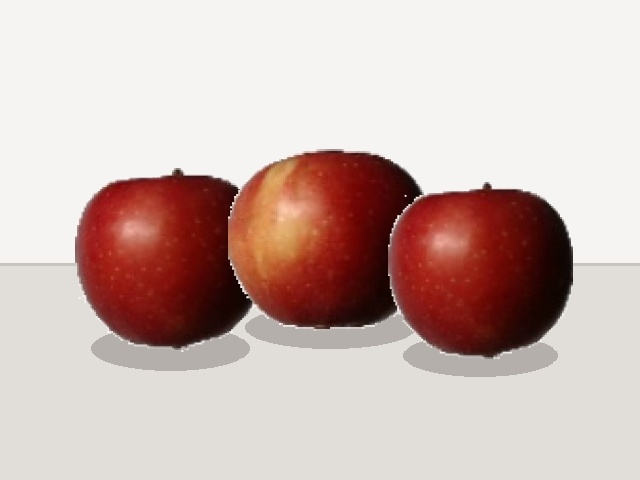
#> input picture samples/sample_apples.jpg, 640 x 480 px
$ python -i feature_extractor.py   (imports and definitions only)   (older library calls are emulated)
#> lines starting #> are read from the running program, lines starting #| are printed output that depends on the picture; after the words box and inside, x2 and y2 are one past the last pixel; in counts of white or black regions, pixels touching at a corner belong together
"""
FreshAI - Stage 4: Color & Texture Feature Extraction
Tool: OpenCV + NumPy

Objective:
Extract measurable numerical color and texture features from the detected produce crop:
• Color Analysis: RGB, HSV, CIELAB color spaces + Percentage of color regions (green, yellow, red, brown, dark, mold).
• Texture Analysis: GLCM features (Contrast, Dissimilarity, Homogeneity, Energy, Correlation) + Surface roughness.

Processing Flow:
Detected / Cropped Produce
 │
 ▼
 Image Preprocessing
 │
 ┌─────┴──────┐
 ▼             ▼
Color Analysis Texture Analysis
 │             │
 ▼             ▼
RGB / HSV / LAB GLCM Features
 │             │
 └─────┬──────┘
       ▼
 Numerical Features
       │
       ▼
 Feature Vector
"""

import math
from dataclasses import dataclass, field
from typing import Dict, Any, List, Optional, Tuple, Union
import numpy as np
from PIL import Image

try:
    import cv2
    CV2_AVAILABLE = True
except ImportError:
    CV2_AVAILABLE = False


@dataclass
class ColorFeatures:
    # RGB Space
    mean_r: float = 0.0
    mean_g: float = 0.0
    mean_b: float = 0.0
    std_r: float = 0.0
    std_g: float = 0.0
    std_b: float = 0.0
    r_g_ratio: float = 1.0
    r_b_ratio: float = 1.0

    # HSV Space
    avg_hue: float = 0.0           # 0.0 to 180.0 (or degrees 0 - 360)
    avg_saturation: float = 0.0    # 0.0 to 100.0%
    avg_brightness: float = 0.0    # 0.0 to 100.0%
    std_hue: float = 0.0
    std_saturation: float = 0.0
    hue_entropy: float = 0.0

    # CIELAB Space
    mean_l: float = 0.0            # Lightness (0 to 100)
    mean_a: float = 0.0            # -128 (green) to +127 (red)
    mean_b_lab: float = 0.0        # -128 (blue) to +127 (yellow)
    chroma: float = 0.0            # sqrt(a^2 + b^2)

    # Color Region Percentages
    green_region_pct: float = 0.0  # Chlorophyll / unripe / fresh leaf
    yellow_region_pct: float = 0.0 # Carotenoids / ripening stage
    red_region_pct: float = 0.0    # Anthocyanins / ripe red
    brown_region_pct: float = 0.0  # Enzymatic browning / aging
    dark_decay_pct: float = 0.0    # Necrotic decay / black spots
    pale_mold_pct: float = 0.0     # Pale fungal mycelium

    # [29 lines left out: functions to_dict, to_vector, not called in this run]


@dataclass
class TextureFeatures:
    contrast: float = 0.0          # GLCM Contrast (intensity variation)
    dissimilarity: float = 0.0     # GLCM Dissimilarity
    homogeneity: float = 0.0       # GLCM Homogeneity (smoothness)
    energy: float = 0.0            # GLCM Energy / Uniformity (ASM)
    correlation: float = 0.0       # GLCM Linear correlation
    entropy: float = 0.0           # GLCM Texture entropy
    roughness: float = 0.0         # Laplacian variance (wrinkling / shriveling)
    edge_density: float = 0.0      # Canny edge density (cracks / micro-fissures)

    # [18 lines left out: functions to_dict, to_vector, not called in this run]


@dataclass
class ProduceExtractedFeatures:
    color: ColorFeatures = field(default_factory=ColorFeatures)
    texture: TextureFeatures = field(default_factory=TextureFeatures)

    # [5 lines left out: function to_dict, not called in this run]

    def to_vector(self) -> List[float]:
        return self.color.to_vector() + self.texture.to_vector()


class ProduceFeatureExtractor:
    """
    High-performance OpenCV + NumPy Feature Extractor.
    Calculates comprehensive color and GLCM texture descriptors from produce crops.
    """

    def __init__(self, glcm_levels: int = 16):
        """
        Args:
            glcm_levels: Number of quantized gray levels for GLCM (16 or 32 recommended for speed & stability).
        """
        self.glcm_levels = glcm_levels

    def extract(
        self,
        crop: Union[np.ndarray, Image.Image, str],
        produce_mask: Optional[np.ndarray] = None,
    ) -> ProduceExtractedFeatures:
        """
        Extract numerical color and texture features from a produce image or crop.
        """
#> called with crop = '../samples/sample_apples.jpg'
        # Standardize to RGB numpy array
        if isinstance(crop, str):
            crop_np = np.array(Image.open(crop).convert("RGB"))
#> crop_np is the input picture: shape (480, 640, 3); mean R, G, B 205.6, 183.9, 178.9
        elif isinstance(crop, Image.Image):
            crop_np = np.array(crop.convert("RGB"))
        elif isinstance(crop, np.ndarray):
            crop_np = crop.copy()
            if crop_np.ndim == 2:
                crop_np = cv2.cvtColor(crop_np, cv2.COLOR_GRAY2RGB)
            elif crop_np.shape[2] == 4:
                crop_np = cv2.cvtColor(crop_np, cv2.COLOR_RGBA2RGB)
        else:
            raise ValueError(f"Unsupported image type: {type(crop)}")

        h, w = crop_np.shape[:2]
        if h < 4 or w < 4:
            return ProduceExtractedFeatures()

        # Foreground mask
        if produce_mask is None:
            fg_mask = self._get_foreground_mask(crop_np)
        else:
            fg_mask = (produce_mask > 0).astype(np.uint8)

        # 1. Color features
        color_feats = self._extract_color_features(crop_np, fg_mask)

        # 2. Texture features (GLCM)
        texture_feats = self._extract_texture_features(crop_np, fg_mask)

        return ProduceExtractedFeatures(color=color_feats, texture=texture_feats)

    def _get_foreground_mask(self, crop_np: np.ndarray) -> np.ndarray:
        """Segment produce foreground from plain or backdrop surface."""
        gray = cv2.cvtColor(crop_np, cv2.COLOR_RGB2GRAY)
        hsv = cv2.cvtColor(crop_np, cv2.COLOR_RGB2HSV)
#> hsv: shape (480, 640, 3); mean H, S, V 16.9, 54.5, 205.6
        sat = hsv[:, :, 1]

        # Ignore pure white background and extreme black frame borders
        white_bg = (gray > 240) & (sat < 30)
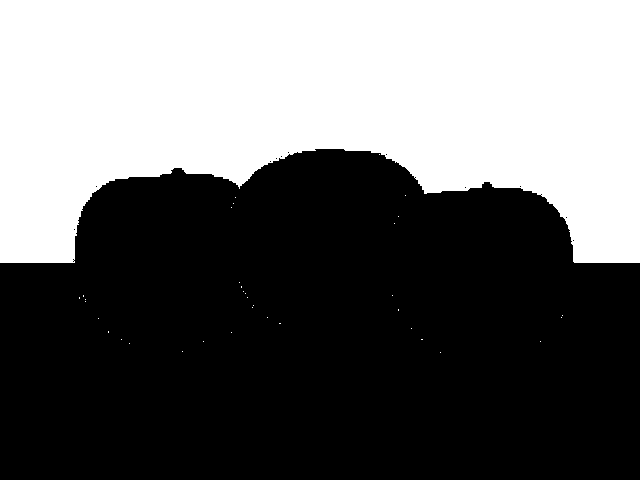
#> white_bg: shape (480, 640) bool; 40.9% white; 36 white regions (35 under 20 px), largest, box (x1, y1, x2, y2) and area: (0, 0, 640, 263) 125587
        black_bg = (gray < 15)
#> black_bg: shape (480, 640) bool; 1.7% white; 49 white regions (45 under 20 px), largest, box (x1, y1, x2, y2) and area: (517, 223, 570, 334) 2777, (354, 238, 393, 319) 1143, (208, 264, 248, 326) 1096, (403, 186, 417, 204) 90
        fg = (~(white_bg | black_bg)).astype(np.uint8)
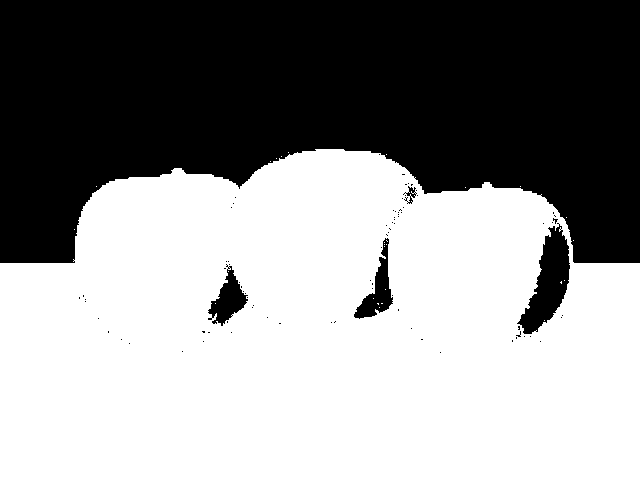
#> fg: shape (480, 640); values 0 (black) and 1 (white), 57.4% white; 85 black regions (80 under 20 px), largest, box (x1, y1, x2, y2) and area: (0, 0, 640, 263) 125587, (517, 223, 570, 334) 2777, (354, 238, 393, 319) 1143, (208, 264, 248, 326) 1096, (403, 186, 417, 204) 90

        if np.sum(fg) < (crop_np.shape[0] * crop_np.shape[1] * 0.10):
            fg = np.ones((crop_np.shape[0], crop_np.shape[1]), dtype=np.uint8)
        return fg

    def _extract_color_features(self, crop_np: np.ndarray, fg_mask: np.ndarray) -> ColorFeatures:
        fg_indices = np.where(fg_mask > 0)
#> fg_indices = 176370 positions, rows 149 to 479, columns 0 to 639
        if len(fg_indices[0]) == 0:
            fg_indices = (np.arange(crop_np.shape[0]), np.arange(crop_np.shape[1]))

        # RGB stats
        r = crop_np[:, :, 0][fg_indices].astype(np.float32)
        g = crop_np[:, :, 1][fg_indices].astype(np.float32)
        b = crop_np[:, :, 2][fg_indices].astype(np.float32)

        mean_r, mean_g, mean_b = float(np.mean(r)), float(np.mean(g)), float(np.mean(b))
#> mean_r = 182.8; mean_g = 146.4; mean_b = 139.1
        std_r, std_g, std_b = float(np.std(r)), float(np.std(g)), float(np.std(b))
#> std_r = 56.54; std_g = 90.39; std_b = 91.5
        r_g_ratio = mean_r / max(1.0, mean_g)
#> r_g_ratio = 1.25
        r_b_ratio = mean_r / max(1.0, mean_b)
#> r_b_ratio = 1.31

        # HSV stats
        hsv = cv2.cvtColor(crop_np, cv2.COLOR_RGB2HSV)
        H = hsv[:, :, 0][fg_indices].astype(np.float32)  # 0 to 179
        S = hsv[:, :, 1][fg_indices].astype(np.float32)  # 0 to 255
        V = hsv[:, :, 2][fg_indices].astype(np.float32)  # 0 to 255

        avg_hue = float(np.mean(H))
#> avg_hue = 14.72
        avg_sat = float(np.mean(S)) / 255.0 * 100.0  # 0 to 100%
#> avg_sat = 33.7
        avg_val = float(np.mean(V)) / 255.0 * 100.0  # 0 to 100%
#> avg_val = 71.68
        std_hue = float(np.std(H))
#> std_hue = 21.6
        std_sat = float(np.std(S)) / 255.0 * 100.0
#> std_sat = 38.21

        # Hue distribution entropy
        hist, _ = np.histogram(H, bins=18, range=(0, 180), density=True)
#> hist = 18 values, max 0.0612 at index 1, min 0 at index 4, mean 0.00556
        hist = hist[hist > 0]
#> hist = [0.037, 0.0612, 0.00025, 1.98e-05, 1.13e-06, 0.00148]
        hue_entropy = float(-np.sum(hist * np.log2(hist))) if len(hist) > 0 else 0.0
#> hue_entropy = 0.44

        # CIELAB stats
        lab = cv2.cvtColor(crop_np, cv2.COLOR_RGB2LAB)
#> lab: shape (480, 640, 3); mean of channels 0, 1, 2 194.6, 136.2, 135.7
        L = lab[:, :, 0][fg_indices].astype(np.float32) / 2.55   # 0 to 100
        A = lab[:, :, 1][fg_indices].astype(np.float32) - 128.0  # -128 to 127
        B = lab[:, :, 2][fg_indices].astype(np.float32) - 128.0  # -128 to 127

        mean_l = float(np.mean(L))
#> mean_l = 64.1
        mean_a = float(np.mean(A))
#> mean_a = 14.08
        mean_b_lab = float(np.mean(B))
#> mean_b_lab = 12.56
        chroma = float(np.sqrt(mean_a**2 + mean_b_lab**2))
#> chroma = 18.87

        # Color Region Percentages
        total_pixels = max(1, len(fg_indices[0]))
#> total_pixels = 176370
        # Green (Hue roughly 35 - 85 in OpenCV)
        green_mask = (H >= 35) & (H <= 85) & (S > 40)
        # Yellow (Hue roughly 20 - 34)
        yellow_mask = (H >= 20) & (H < 35) & (S > 50)
        # Red (Hue < 15 or Hue >= 165)
        red_mask = ((H < 18) | (H >= 165)) & (S > 50) & (V > 50)
        # Brown / Decay (Hue 10 - 25, low-mid value and saturation)
        brown_mask = (H >= 8) & (H <= 25) & (S >= 40) & (S <= 160) & (V < 110)
        # Dark decay / necrotic black spots
        dark_mask = (V < 45)
        # Pale / White mold
        mold_mask = (S < 35) & (V > 150) & (L > 65)

        green_pct = float(np.sum(green_mask)) / total_pixels * 100.0
#> green_pct = 0
        yellow_pct = float(np.sum(yellow_mask)) / total_pixels * 100.0
#> yellow_pct = 0
        red_pct = float(np.sum(red_mask)) / total_pixels * 100.0
#> red_pct = 36.79
        brown_pct = float(np.sum(brown_mask)) / total_pixels * 100.0
#> brown_pct = 0.307
        dark_pct = float(np.sum(dark_mask)) / total_pixels * 100.0
#> dark_pct = 1.94
        mold_pct = float(np.sum(mold_mask)) / total_pixels * 100.0
#> mold_pct = 59.44

        return ColorFeatures(
            mean_r=mean_r,
            mean_g=mean_g,
            mean_b=mean_b,
            std_r=std_r,
            std_g=std_g,
            std_b=std_b,
            r_g_ratio=r_g_ratio,
            r_b_ratio=r_b_ratio,
            avg_hue=avg_hue,
            avg_saturation=avg_sat,
            avg_brightness=avg_val,
            std_hue=std_hue,
            std_saturation=std_sat,
            hue_entropy=hue_entropy,
            mean_l=mean_l,
            mean_a=mean_a,
            mean_b_lab=mean_b_lab,
            chroma=chroma,
            green_region_pct=green_pct,
            yellow_region_pct=yellow_pct,
            red_region_pct=red_pct,
            brown_region_pct=brown_pct,
            dark_decay_pct=dark_pct,
            pale_mold_pct=mold_pct,
        )

    def _extract_texture_features(self, crop_np: np.ndarray, fg_mask: np.ndarray) -> TextureFeatures:
        """
        Compute multi-scale Gray-Level Co-occurrence Matrix (GLCM) and surface dynamics.
        Isolates true produce skin / cuticle texture by eroding outer boundary background artifacts.
        """
        gray = cv2.cvtColor(crop_np, cv2.COLOR_RGB2GRAY)
        h, w = gray.shape

        # Erode foreground mask slightly to prevent bounding box edge transitions from contaminating texture
        if h > 10 and w > 10 and np.sum(fg_mask > 0) > 40:
            kernel = cv2.getStructuringElement(cv2.MORPH_ELLIPSE, (3, 3))
            inner_fg = cv2.erode(fg_mask, kernel, iterations=1)
#> inner_fg: shape (480, 640); values 0 (black) and 1 (white), 56.7% white; 40 black regions (34 under 20 px), largest, box (x1, y1, x2, y2) and area: (0, 0, 640, 264) 126409, (515, 211, 571, 340) 3204, (353, 231, 394, 320) 1410, (207, 260, 249, 327) 1353, (401, 182, 419, 205) 217, (392, 208, 403, 218) 38
            if np.sum(inner_fg > 0) < 20:
                inner_fg = fg_mask
        else:
            inner_fg = fg_mask

        # Surface roughness via Laplacian variance strictly on produce skin
        lap = cv2.Laplacian(gray, cv2.CV_64F)
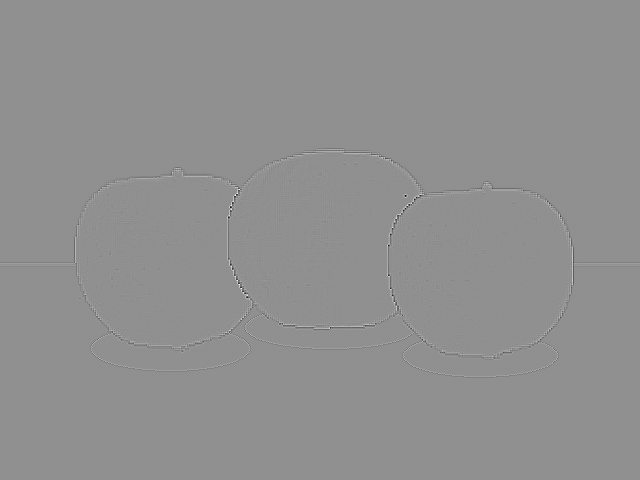
#> lap: shape (480, 640) float64; min -504, max 388, mean 0; drawn with min black and max white
        lap_fg = lap[inner_fg > 0]
        if len(lap_fg) > 10:
            roughness = float(np.var(lap_fg))
#> roughness = 207.4
        else:
            roughness = float(np.var(lap))

        # Edge density via Canny on produce surface
        edges = cv2.Canny(gray, 50, 150)
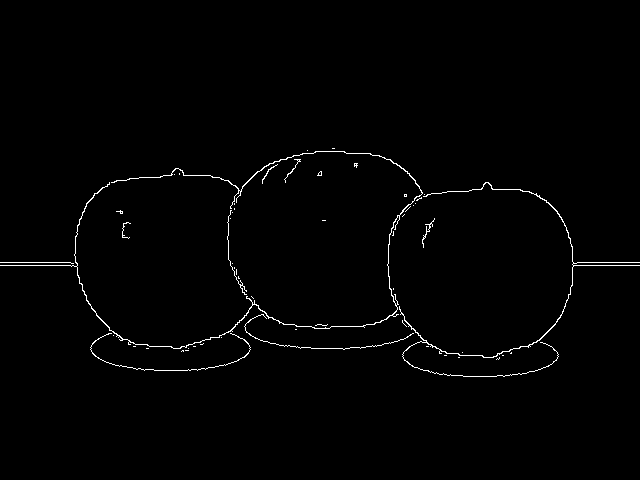
#> edges: shape (480, 640); 1% white in thin lines or dots, all inside (x1, y1, x2, y2) = (0, 148, 640, 377)
        fg_count = max(1, int(np.sum(inner_fg > 0)))
#> fg_count = 174326
        edge_density = float(np.sum((edges > 0) & (inner_fg > 0))) / fg_count
#> edge_density = 0.0152

        # Adaptive contrast equalization to bring out subtle peel wrinkles & fungal mycelium
        clahe = cv2.createCLAHE(clipLimit=2.0, tileGridSize=(8, 8))
        eq_gray = clahe.apply(gray)

        # Quantize gray image to glcm_levels (e.g. 16 levels: 0..15)
        quantized = (eq_gray // (256 // self.glcm_levels)).astype(np.int32)
#> quantized: shape (480, 640) int32; 16 distinct labels, from 0 to 15
        quantized = np.clip(quantized, 0, self.glcm_levels - 1)

        # Multi-scale GLCM calculation across both fine micro-scale (d=1) and meso-scale (d=2)
        # Directions: 0°, 90°, 135°, 45°
        levels = self.glcm_levels
        glcm = np.zeros((levels, levels), dtype=np.float32)

        directions = [
            # Micro-scale (d=1)
            (0, 1),   (1, 0),   (1, 1),   (1, -1),
            # Meso-scale (d=2) - reveals peel wrinkling and shriveling
            (0, 2),   (2, 0),   (2, 2),   (2, -2),
        ]

        for dy, dx in directions:
            if dy >= 0 and dx >= 0:
                p1 = quantized[:h - max(dy, 0), :w - max(dx, 0)]
                p2 = quantized[max(dy, 0):, max(dx, 0):]
                m1 = inner_fg[:h - max(dy, 0), :w - max(dx, 0)]
                m2 = inner_fg[max(dy, 0):, max(dx, 0):]
            elif dy >= 0 and dx < 0:
                p1 = quantized[:h - dy, -dx:]
                p2 = quantized[dy:, :w + dx]
                m1 = inner_fg[:h - dy, -dx:]
                m2 = inner_fg[dy:, :w + dx]
            else:
                continue

            valid = (m1 > 0) & (m2 > 0)
            if np.sum(valid) > 0:
                idx1 = p1[valid].ravel()
                idx2 = p2[valid].ravel()
                # Accumulate co-occurrences symmetrically
                np.add.at(glcm, (idx1, idx2), 1.0)
                np.add.at(glcm, (idx2, idx1), 1.0)
#> this loop made 8 passes
#> pass 1, in _extract_texture_features, `p1 = quantized[:h - max(dy, 0), :w - max(dx, 0)]`:
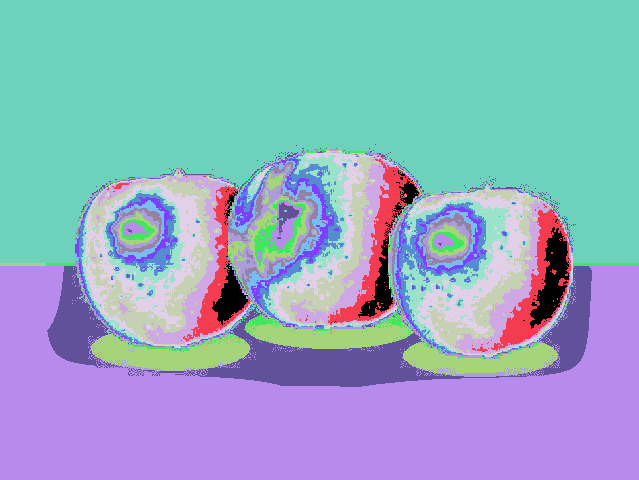
#> p1: shape (480, 639) int32; 16 distinct labels, from 0 to 15; one colour per label, 0 black
#> pass 1, in _extract_texture_features, `p2 = quantized[max(dy, 0):, max(dx, 0):]`:
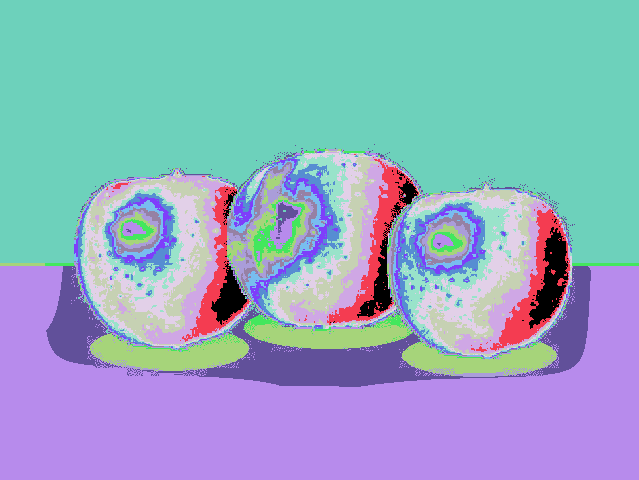
#> p2: shape (480, 639) int32; 16 distinct labels, from 0 to 15; one colour per label, 0 black
#> pass 1, in _extract_texture_features, `m2 = inner_fg[max(dy, 0):, max(dx, 0):]`:
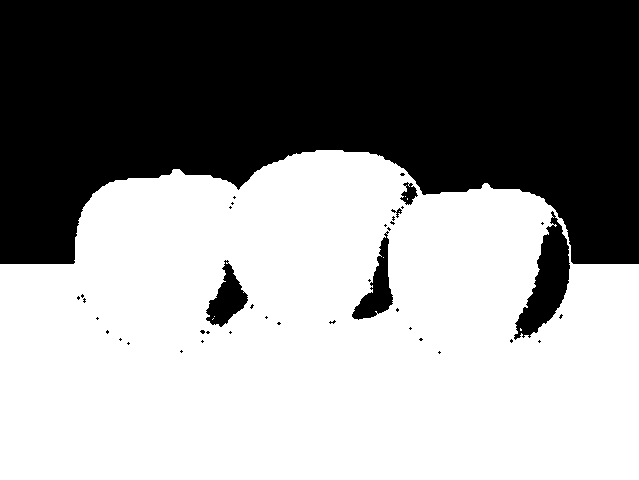
#> m2: shape (480, 639); values 0 (black) and 1 (white), 56.8% white; 40 black regions (34 under 20 px), largest, box (x1, y1, x2, y2) and area: (0, 0, 639, 264) 126145, (514, 211, 570, 340) 3204, (352, 231, 393, 320) 1410, (206, 260, 248, 327) 1353, (400, 182, 418, 205) 217, (391, 208, 402, 218) 38

        # Normalize GLCM to joint probability distribution
        total_pairs = np.sum(glcm)
#> total_pairs = 2761292
        if total_pairs > 0:
            P = glcm / total_pairs
        else:
            P = np.eye(levels, dtype=np.float32) / float(levels)

        # Grid indices
        i_grid, j_grid = np.indices((levels, levels))
        diff_sq = (i_grid - j_grid) ** 2
        diff_abs = np.abs(i_grid - j_grid)

        # 1. Contrast: sum(|i - j|^2 * P(i,j))
        contrast = float(np.sum(diff_sq * P))
#> contrast = 0.57

        # 2. Dissimilarity: sum(|i - j| * P(i,j))
        dissimilarity = float(np.sum(diff_abs * P))
#> dissimilarity = 0.22

        # 3. Homogeneity: sum(P(i,j) / (1 + |i - j|^2))
        homogeneity = float(np.sum(P / (1.0 + diff_sq)))
#> homogeneity = 0.913

        # 4. Energy (Uniformity / Angular Second Moment ASM): sum(P(i,j)^2)
        energy = float(np.sum(P ** 2))
#> energy = 0.222

        # 5. Correlation: sum((i - mu_i)(j - mu_j) P(i,j)) / (sigma_i * sigma_j)
        mu_i = np.sum(i_grid * P)
#> mu_i = 9.77
        mu_j = np.sum(j_grid * P)
#> mu_j = 9.77
        sigma_i = np.sqrt(np.sum(((i_grid - mu_i) ** 2) * P))
#> sigma_i = 4.35
        sigma_j = np.sqrt(np.sum(((j_grid - mu_j) ** 2) * P))
#> sigma_j = 4.35
        if sigma_i * sigma_j > 1e-7:
            correlation = float(np.sum((i_grid - mu_i) * (j_grid - mu_j) * P) / (sigma_i * sigma_j))
#> correlation = 0.985
        else:
            correlation = 1.0

        # 6. Entropy: -sum(P * log2(P))
        P_nonzero = P[P > 1e-10]
#> P_nonzero = 256 values, max 0.451 at index 221, min 7.24e-07 at index 7, mean 0.00391
        entropy = float(-np.sum(P_nonzero * np.log2(P_nonzero)))
#> entropy = 3.67

        return TextureFeatures(
            contrast=contrast,
            dissimilarity=dissimilarity,
            homogeneity=homogeneity,
            energy=energy,
            correlation=correlation,
            entropy=entropy,
            roughness=roughness,
            edge_density=edge_density,
        )

>>> result = ProduceFeatureExtractor().extract('../samples/sample_apples.jpg')
